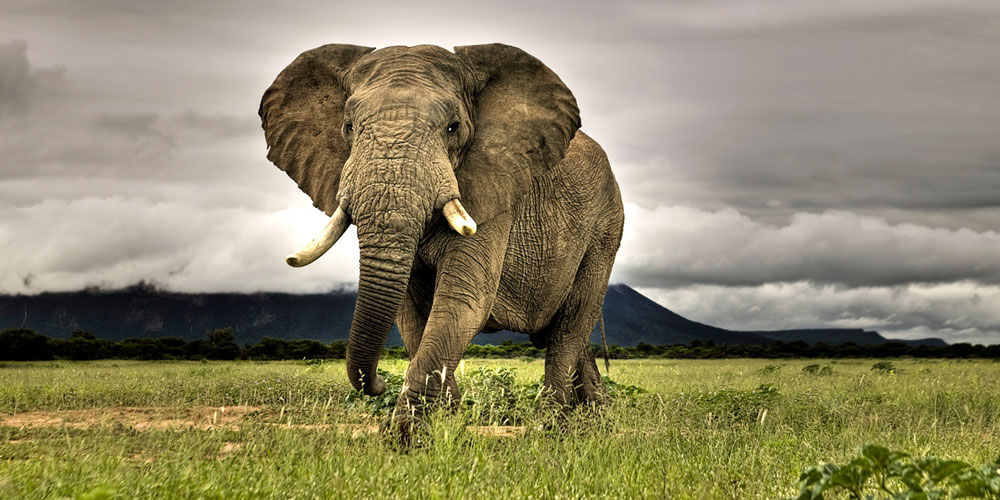
#> input picture test_image.jpg, 1000 x 500 px
$ jupyter execute ExtendedSVDImageCompression.ipynb   (shell and % lines are left out)
#> lines starting #> are read from the running program, lines starting #| are printed output that depends on the picture
### svd_algo/ssvd.py
import numpy as np
import svd_algo.svd as svd


def svd_shuffle(matrix, block_size=16):
    """
    Using extended shuffling for single block here

    :param numpy.array matrix:
    :return:
    """

    M, N = matrix.shape
    X = []
    for i in range(M // block_size):
        a = i * block_size
        for j in range(N // block_size):
            b = j * block_size
            cell = matrix[a:a + block_size, b:b + block_size]

            cell = cell.reshape((1, -1))
            X.append(cell[0])
    X = np.array(X)
    return X


# [29 lines left out: function svd_unshuffle, not called in this run]


# [12 lines that do not run on import are left out]

    # [9 lines of commented-out code are left out]

### svd_algo/svd.py
import numpy as np
from math import sqrt
import math


def compute_sigma(evalues, m, n):
    """
    Compute sigma(middle) matrix of SVD

    :param evalues:
    :param m:
    :param n:
    :return:
    """
    sigma = np.zeros((m, n))

    for i in range(m):
        try:
            sigma[i, i] = evalues[i] ** 0.5
        except IndexError as e:
            continue

    return sigma


def compute_V(evalues, evectors):
    """
    Compute V(right side matrix) of SVD

    :param evalues:
    :param evectors:
    :return:
    """
    evectors = evectors.T

    evalues, evectors = zip(*sorted(zip(evalues, evectors), reverse=True))
    evectors = np.array(evectors)

    V = evectors.T

    return V


def compute_U(matrix, S, V, n):
    """
    Compute U(left side matrix) of SVD

    :param matrix:
    :param S:
    :param V:
    :param n:
    :return:
    """
    UT = np.zeros((len(S), len(matrix)))

    n, m = S.shape

    for i in range(min(n, m)):
        d = np.dot((1 / S[i, i]), matrix)
        UT[i] = np.dot(d, V[i])

    U = UT.T

    return U


def svd(matrix):
    """
    SVD decomposition algorithm
    Decompose a given matrix to 3 matrices(U * sigma * V.T)
    More here:
    https://en.wikipedia.org/wiki/Singular-value_decomposition

    :param matrix: np.array
    :return: np.array, np.array, np.array
    """
    n, m = matrix.shape

    # Compute eigenvalues of A * A(T)
    AAT = matrix.dot(matrix.T)
    eigenvalues = np.linalg.eigvals(AAT)

    # Compute eigenvectors of A(T) * A
    ATA = matrix.T.dot(matrix)
    values, eigenvectors = np.linalg.eig(ATA)

    # Compute Sigma(S) -> middle diagonal matrix
    S = compute_sigma(eigenvalues, n, m)

    # Compute V -> right orthogonal matrix
    V = compute_V(values, eigenvectors)
    V = V.T

    # Compute U -> left orthogonal matrix
    U = compute_U(matrix, S, V, n)

    return U, S, V.T


# [20 lines left out: function get_A_approximation, not called in this run]


# [13 lines that do not run on import are left out]

### ExtendedSVDImageCompression.ipynb
[cell 1]
import matplotlib.pyplot as plt
import numpy as np
import time

from PIL import Image

[cell 2]
# Open the image and show it in grayscale mode

[cell 3]
img = Image.open('test_image.jpg')
#> img is the input picture: PIL image 1000x500 RGB; mean R, G, B 141.6, 134.5, 104.4

imggray = img.convert('LA')
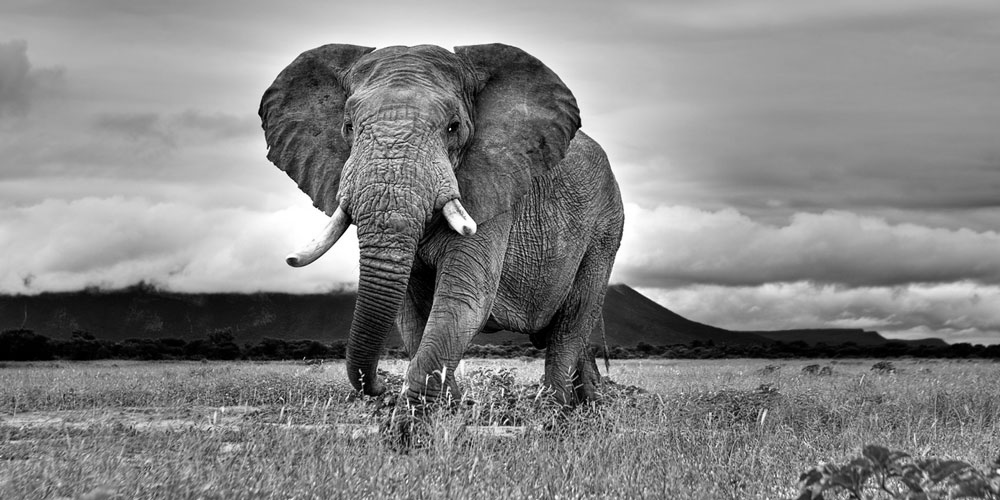
#> imggray: PIL image 1000x500 LA; mean R, G, B, A 133.2, 133.2, 133.2, 255
plt.figure(figsize=(12, 6))
plt.imshow(imggray)

[cell 4]
# Convert image to the numpy matrix and print it in the grayscale mode

[cell 5]
imgmat = np.array(list(imggray.getdata(band=0)), float)
imgmat.shape = (imggray.size[1], imggray.size[0])
imgmat = np.matrix(imgmat)


plt.figure(figsize=(12,6))
plt.imshow(imgmat, cmap='gray');

[cell 6]
print("Image size: ", imgmat.shape)
#| Image size:  (500, 1000)

import svd_algo.svd as svd
import svd_algo.ssvd as ssvd

X = ssvd.svd_shuffle(np.array(imgmat, dtype='float64'), block_size=16)
#> after the loop in svd_shuffle, `for i in range(M // block_size):`: X = 1922 items
print("1")
U, sigma, V = svd.svd(X)
#> in svd, `AAT = matrix.dot(matrix.T)`:
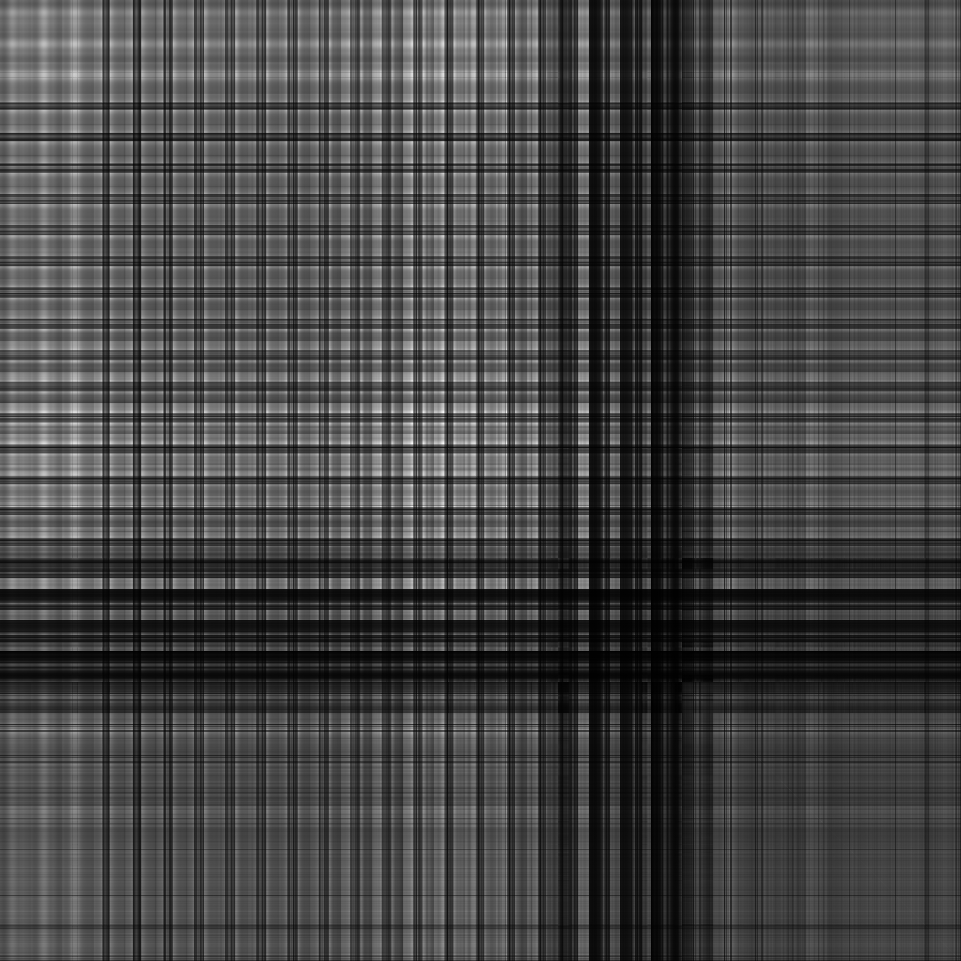
#> AAT: shape (1922, 1922) float64 (shown at 1/2 size); min 1634, max 16621968, mean 4543077.1; drawn with min black and max white
#> in svd, `ATA = matrix.T.dot(matrix)`:
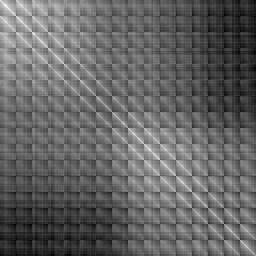
#> ATA: shape (256, 256) float64; min 37185550, max 40982467, mean 38693557.3; drawn with min black and max white
#> in svd, `values, eigenvectors = np.linalg.eig(ATA)`:
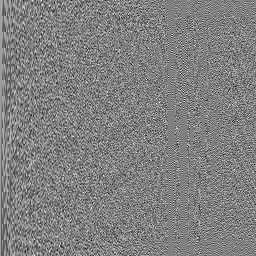
#> eigenvectors: shape (256, 256) float64; min -0.268, max 0.264, mean 0.000243; drawn with min black and max white
#> in svd, `values, eigenvectors = np.linalg.eig(ATA)`: values = 256 values, max 9.91e+09 at index 0, min 373.6 at index 168, mean 40093493.9
#> in compute_V, `evectors = evectors.T`:
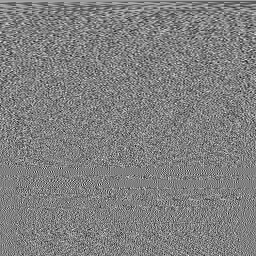
#> evectors: shape (256, 256) float64; min -0.268, max 0.264, mean 0.000243; drawn with min black and max white
#> in compute_V, `evalues, evectors = zip(*sorted(zip(evalues, evectors), reverse=True))`: evalues = 256 values, max 9.91e+09 at index 0, min 373.6 at index 255, mean 40093493.9; evectors = 256 items
#> in compute_V, `evectors = np.array(evectors)`:
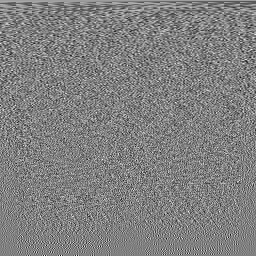
#> evectors: shape (256, 256) float64; min -0.268, max 0.264, mean 0.000243; drawn with min black and max white
#> in compute_V, `V = evectors.T`:
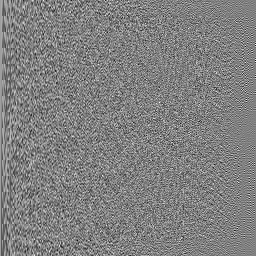
#> V: shape (256, 256) float64; min -0.268, max 0.264, mean 0.000243; drawn with min black and max white
#> in compute_U, `UT = np.zeros((len(S), len(matrix)))`: UT: shape (1922, 1922) float64; every value is 0
#> after the loop in compute_U, `for i in range(min(n, m)):`:
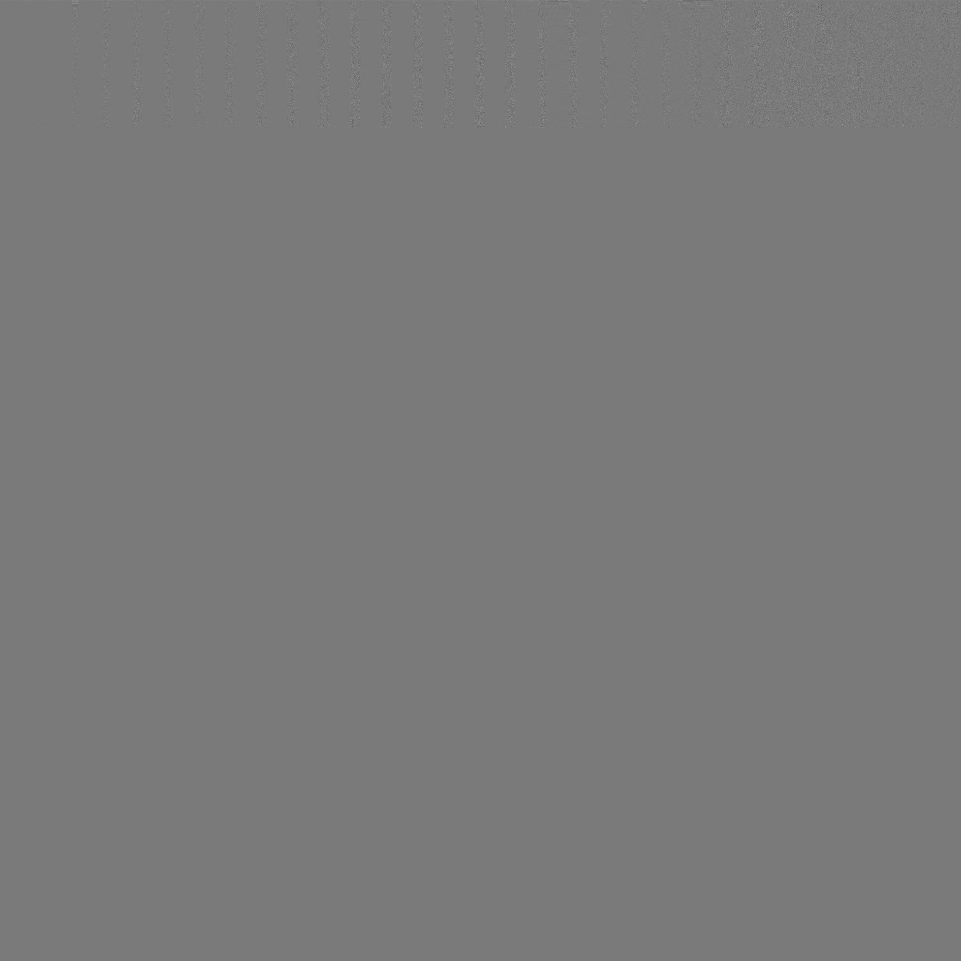
#> UT: shape (1922, 1922) float64 (shown at 1/2 size); min -0.387, max 0.42, mean 1.23e-05; drawn with min black and max white
print("2")
V = V.T

[cell 7]
for i in range(10, 100, 10):
    a = np.matrix(U[:, :i])
    b = sigma[:i]
    b = b[:i, :i]
    c = np.matrix(V[:i, :])


    reconstimg = np.matrix(a * b * c, dtype='float64')


    plt.figure(figsize=(30,90))
    plt.imshow(reconstimg, cmap='gray');
    title = "n = %s" % i
    plt.title(title)
    plt.show()
#> this loop made 9 passes
#> pass 1, `reconstimg = np.matrix(a * b * c, dtype='float64')`:
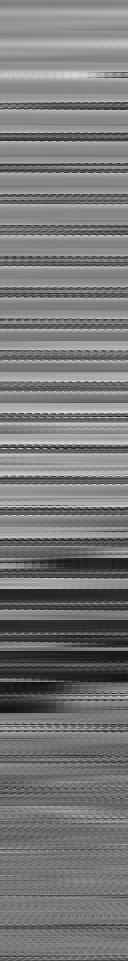
#> reconstimg: shape (1922, 256) float64 (shown at 1/2 size); min -29.92, max 314.7, mean 133.2; drawn with min black and max white
#> pass 2, `plt.show()`:
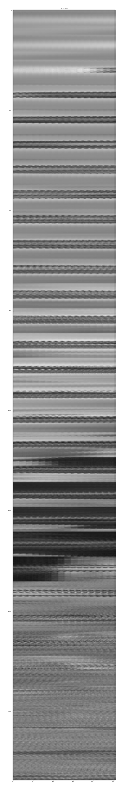
#> figure drawn by matplotlib, 1 panel
